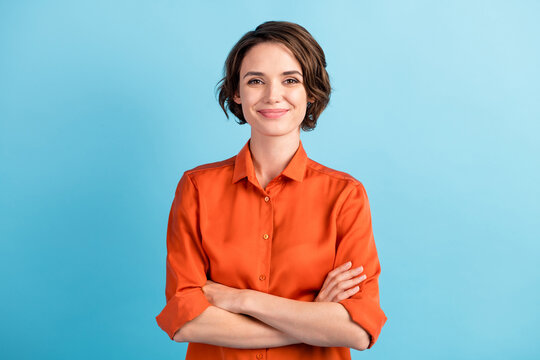
#> input picture Images/woman.jpg, 540 x 360 px
$ python face_detection.py
#> lines starting #> are read from the running program, lines starting #| are printed output that depends on the picture; after the words box and inside, x2 and y2 are one past the last pixel; in counts of white or black regions, pixels touching at a corner belong together
import cv2 as cv
#detecting faces in opencv using Haarcascade
#face detection is performed using classifiers.
#classifiers are algorithms which decide whether a given image is positive or negative
#classifiers are typically trained on thousands of images, opencv comes with pre-trained classifiers
#the 2 main ones are:
#1. Haarcascades
#2. Local Binary Patterns (advanced Haarcascades, not as prone to noise)

#for videos detect haarcascades for each individual frame of the video

import cv2 as cv

img = cv.imread('Images/woman.jpg')
#> img is the input picture: shape (360, 540, 3); mean B, G, R 184.4, 177.9, 151.8
cv.imshow('Woman', img)

#face detection does not involve skin tone or color
#haarcascade looks at an object in an image and
#based on edges tries to determine whether it is a face or not
#so we don't need color
gray = cv.cvtColor(img, cv.COLOR_BGR2GRAY)
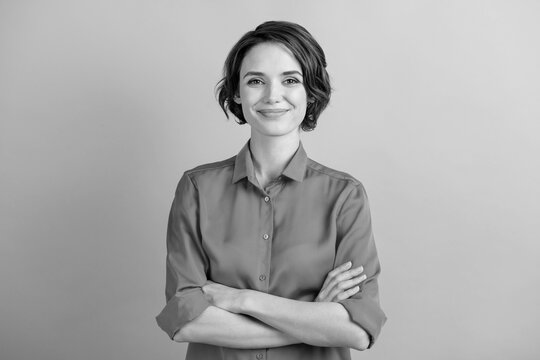
#> gray: shape (360, 540); min 0, max 238, mean 170.8
cv.imshow('Gray lady', gray)

#reading the haar_face xml file
haar_cascade = cv.CascadeClassifier('haar_face.xml')

#the method takes in the image, scale factor,
#minimum neighbors - specifies the number of neighbors a rectangle
#                    needs to have to be considered a face
#detectMultiScale is an instance of the Cascade Classifier class which takes
#the image, uses the variables passed to detect a face and
#return the rectangular coordinates of that face as a list to faces_rect
faces_rect = haar_cascade.detectMultiScale(gray, scaleFactor=1.1, minNeighbors=3)
#> faces_rect = [[230, 47, 87, 87]]

print(f'Number of faces found = {len(faces_rect)}')
#| Number of faces found = 1

#since faces_rect are the coordinates we can loop over the list
#and draw a rectangle over the detected faces
for (x,y,w,h) in faces_rect:
    #draw a rectangle over the original image, pass point one, point 2,
    # color (green in this case) and a thickness
    cv.rectangle(img, (x,y),(x+w, y+h), (0,255,0), thickness=2)
#> this loop made 1 pass
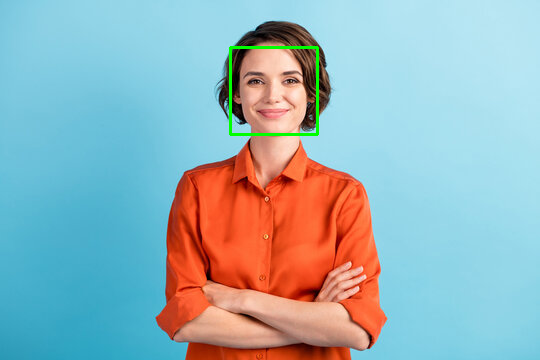
#> img: shape (360, 540, 3); 0.53% of pixels changed, all inside (x1, y1, x2, y2) = (229, 46, 319, 136)
cv.imshow('Detected faces', img)


#try with an image of a group of people
#haarcascade is very sensitive to noise
#makes errors, this is partially owing to noise
#increase min_neighbors or change scale factor to reduce sensitivity to noise
img = cv.imread('Images/group.jpg')
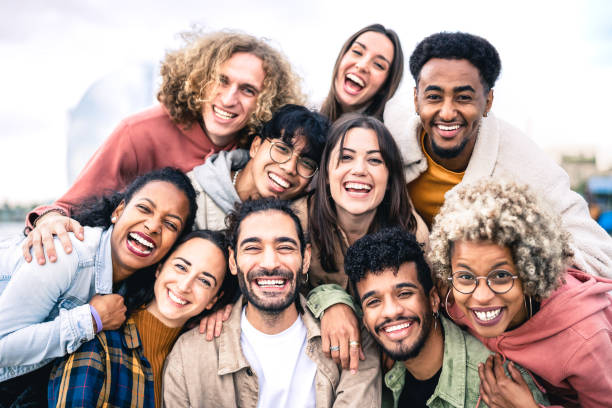
#> input picture Images/group.jpg, 612 x 408 px
#> img is the input picture: shape (408, 612, 3); mean B, G, R 156.2, 161.2, 181.9
cv.imshow('Group', img)

gray2 = cv.cvtColor(img, cv.COLOR_BGR2GRAY)
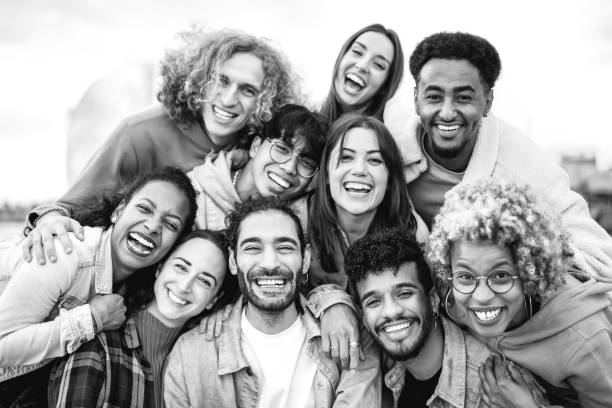
#> gray2: shape (408, 612); min 0, max 255, mean 166.8
cv.imshow('Group', gray2)
faces_rect2 = haar_cascade.detectMultiScale(gray2, scaleFactor=1.1, minNeighbors=3)
#> faces_rect2 = [[323, 130, 74, 74], [196, 57, 75, 75], [123, 184, 68, 68], [288, 283, 72, 72], [401, 57, 96, 96], [224, 211, 91, 91], [440, 242, 88, 88], [348, 264, 82, 82]]
print(f'Number of faces found = {len(faces_rect2)}')
#| Number of faces found = 8
for (x,y,w,h) in faces_rect2:
    #draw a rectangle over the original image, pass point one, point 2,
    # color (green in this case) and a thickness
    cv.rectangle(img, (x,y),(x+w, y+h), (0,255,0), thickness=2)
#> this loop made 8 passes
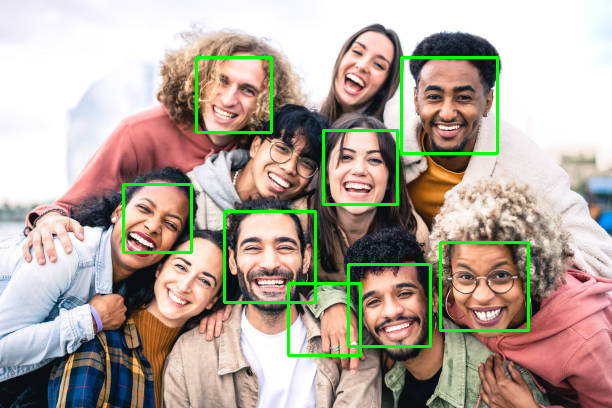
#> img: shape (408, 612, 3); 3.08% of pixels changed, all inside (x1, y1, x2, y2) = (122, 56, 530, 357)
cv.imshow('Detected faces', img)

#makes errors, this is partially owing to noise
#increase min_neighbors or change scale factor to reduce sensitivity to noise
#not the most effective at detecting faces, though popular
#not for more advanced Cv projects,
#Dlib Frontal Face Detector (HOG + Linear SVM) is better

cv.waitKey(0)
